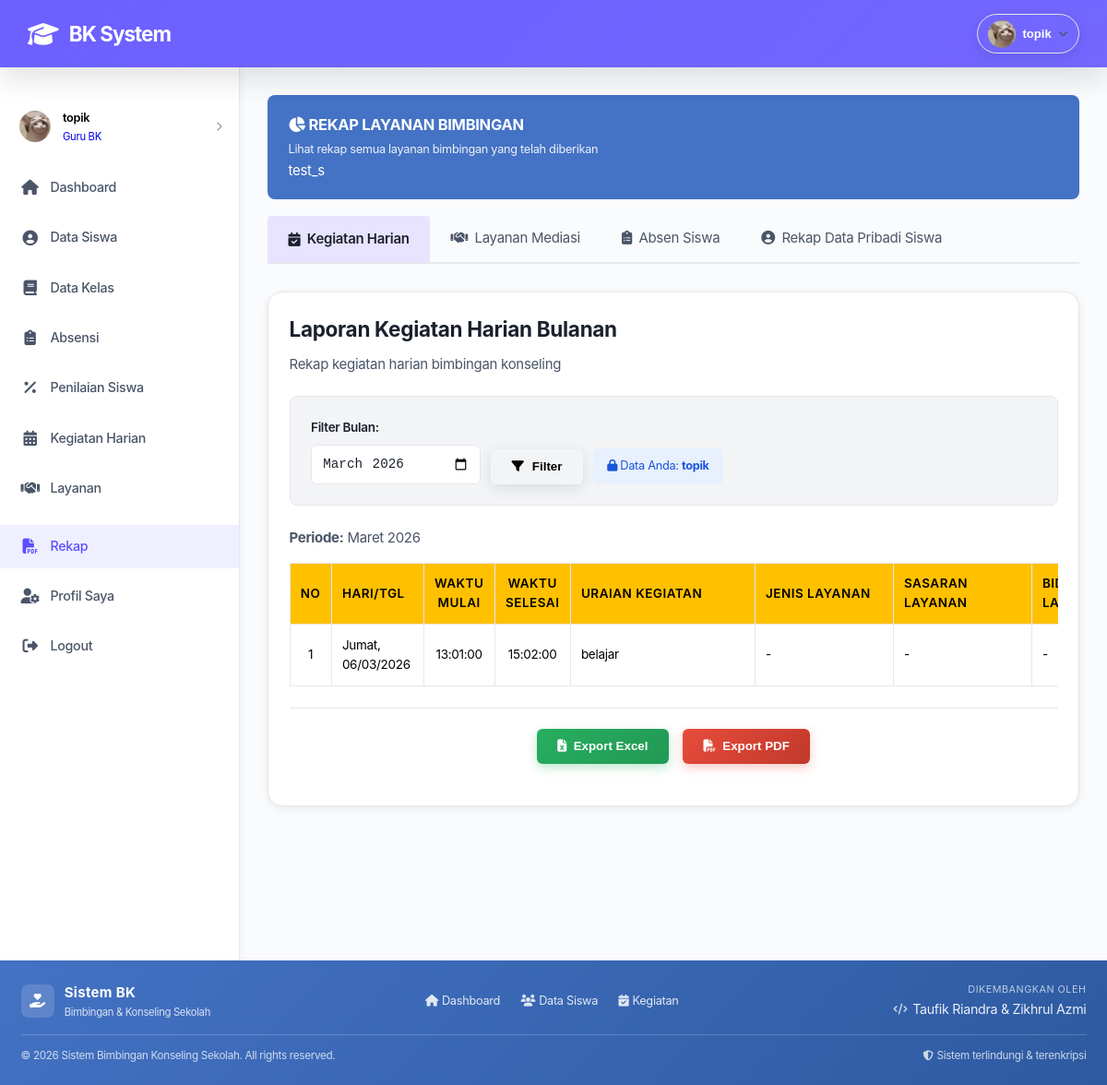
Page /frontend/pages/rekap/rekap.php (signed in) on the committed database.
### tables this page shows
CREATE TABLE IF NOT EXISTS `sekolah` (
  `id_sekolah` int NOT NULL AUTO_INCREMENT,
  `nama_sekolah` varchar(200) NOT NULL,
  `alamat` text,
  `created_at` timestamp NOT NULL DEFAULT CURRENT_TIMESTAMP,
  `kelas` varchar(50) DEFAULT NULL,
  `pemerintah` varchar(150) DEFAULT NULL,
  `dinas` varchar(150) DEFAULT NULL,
  `jalan` varchar(200) DEFAULT NULL,
  `kepala_sekolah` varchar(150) DEFAULT NULL,
  `nip_kepala_sekolah` varchar(50) DEFAULT NULL,
  `tahun_ajaran` varchar(20) DEFAULT NULL,
  PRIMARY KEY (`id_sekolah`)
);

CREATE TABLE IF NOT EXISTS `guru_bk` (
  `id_guru_bk` int NOT NULL AUTO_INCREMENT,
  `id_user` int NOT NULL,
  `nip` varchar(50) NOT NULL,
  `nama` varchar(150) NOT NULL,
  `no_telp` varchar(20) DEFAULT NULL,
  `foto` varchar(255) DEFAULT NULL,
  `created_at` timestamp NOT NULL DEFAULT CURRENT_TIMESTAMP,
  `updated_at` timestamp NOT NULL DEFAULT CURRENT_TIMESTAMP ON UPDATE CURRENT_TIMESTAMP,
  PRIMARY KEY (`id_guru_bk`),
  UNIQUE KEY `id_user` (`id_user`),
  UNIQUE KEY `nip` (`nip`),
  CONSTRAINT `fk_guru_bk_user` FOREIGN KEY (`id_user`) REFERENCES `users` (`id_user`) ON DELETE CASCADE
);

CREATE TABLE IF NOT EXISTS `kegiatan_harian` (
  `id_kegiatan` int NOT NULL AUTO_INCREMENT,
  `id_guru_bk` int DEFAULT NULL,
  `tanggal` date DEFAULT NULL,
  `waktu_mulai` time DEFAULT NULL,
  `waktu_selesai` time DEFAULT NULL,
  `uraian_kegiatan` text,
  `jenis_layanan` varchar(255) DEFAULT NULL,
  `sasaran_layanan` varchar(255) DEFAULT NULL,
  `bidang_kode_layanan` varchar(255) DEFAULT NULL,
  `hasil` text,
  `keterangan` varchar(255) DEFAULT NULL,
  `created_at` timestamp NULL DEFAULT CURRENT_TIMESTAMP,
  `updated_at` timestamp NULL DEFAULT CURRENT_TIMESTAMP ON UPDATE CURRENT_TIMESTAMP,
  PRIMARY KEY (`id_kegiatan`),
  KEY `fk_kegiatan_guru_bk` (`id_guru_bk`),
  CONSTRAINT `fk_kegiatan_guru_bk` FOREIGN KEY (`id_guru_bk`) REFERENCES `guru_bk` (`id_guru_bk`) ON DELETE CASCADE
);

### backend/config/auth_helper.php (called while the page is built, shortened)
<?php
function isAdmin(): bool {
    return isset($_SESSION['role']) && $_SESSION['role'] === 'admin';
}
function getSessionGuruBkId(): ?int {
    if (isset($_SESSION['id_guru_bk']) && $_SESSION['id_guru_bk']) {
        return (int)$_SESSION['id_guru_bk'];
    }
    return null;
}

### frontend/pages/rekap/kegiatan_harian_content.php (the view, shortened to what this page needs)
<?php
$conn = $GLOBALS['conn'] ?? null;
require_once "../../../backend/config/auth_helper.php";
if (!function_exists('formatDateIndonesian')) {
    function formatDateIndonesian($dateString) {
        $months_id = ['','Januari','Februari','Maret','April','Mei','Juni',
                      'Juli','Agustus','September','Oktober','November','Desember'];
        $parts = explode('-', $dateString);
        return $months_id[intval($parts[1])] . ' ' . $parts[0];
    }
}
$current_month = date('Y-m');
$selected_month = isset($_GET['month']) ? $_GET['month'] : $current_month;
if (isAdmin()) {
    $selected_guru_bk_id = isset($_GET['guru_bk']) ? intval($_GET['guru_bk']) : null;
} else {
    $selected_guru_bk_id = getSessionGuruBkId();
}
$selected_guru_bk = null;
if ($selected_guru_bk_id) {
    $gq = mysqli_query($conn, "SELECT id_guru_bk, nama, nip FROM guru_bk WHERE id_guru_bk = $selected_guru_bk_id");
    if ($gq && $row = mysqli_fetch_assoc($gq)) {
        $selected_guru_bk = $row;
    }
}
$guru_bk_list = [];
if ($selected_guru_bk_id) {
    $query = "SELECT kh.*, gb.nama as guru_bk_nama, gb.nip as guru_bk_nip
              FROM kegiatan_harian kh
              LEFT JOIN guru_bk gb ON kh.id_guru_bk = gb.id_guru_bk
              WHERE kh.id_guru_bk = $selected_guru_bk_id
              AND DATE_FORMAT(kh.tanggal, '%Y-%m') = '$selected_month'
              ORDER BY kh.tanggal DESC, kh.waktu_mulai ASC";
} else {
    $query = "SELECT kh.*, gb.nama as guru_bk_nama, gb.nip as guru_bk_nip
              FROM kegiatan_harian kh
              LEFT JOIN guru_bk gb ON kh.id_guru_bk = gb.id_guru_bk
              WHERE DATE_FORMAT(kh.tanggal, '%Y-%m') = '$selected_month'
              ORDER BY kh.tanggal DESC, kh.waktu_mulai ASC";
}
$kegiatan_data = [];
$result = mysqli_query($conn, $query);
if ($result) {
    while ($row = mysqli_fetch_assoc($result)) {
        $kegiatan_data[] = $row;
    }
}
?>
<div style="margin-bottom:1.5rem">
    <h2 style="margin-bottom:0.5rem;color:var(--brand)">Laporan Kegiatan Harian Bulanan</h2>
    <p style="color:var(--text-light);margin:0">Rekap kegiatan harian bimbingan konseling</p>
</div>
<div style="margin-bottom:1.5rem;padding:1.5rem;background:var(--bg-secondary);border-radius:8px;border:1px solid var(--border)">
    <?php if (isAdmin()): ?>
    <label style="font-weight:600;display:block;margin-bottom:0.75rem">Filter:</label>
    <div style="display:flex;gap:0.75rem;align-items:flex-start;flex-wrap:wrap">
        <input type="month" id="filterMonth" value="<?= $selected_month ?>"
               style="padding:0.75rem;border:1px solid var(--border);border-radius:6px;font-size:0.95rem">
        <select id="filterGuruBK"
                style="padding:0.75rem;border:1px solid var(--border);border-radius:6px;font-size:0.95rem;min-width:300px">
            <option value="">-- Semua Guru BK --</option>
            <?php foreach ($guru_bk_list as $guru): ?>
                <option value="<?= $guru['id_guru_bk'] ?>"
                    <?= $selected_guru_bk_id === $guru['id_guru_bk'] ? 'selected' : '' ?>>
                    <?= htmlspecialchars($guru['nama']) ?> (<?= $guru['nip'] ?>)
                </option>
            <?php endforeach; ?>
        </select>
        <button onclick="applyFilterKegiatan()"
                style="padding:0.75rem 1.5rem;background:var(--brand);color:black;border:none;border-radius:6px;cursor:pointer;font-weight:600">
            <i class="fas fa-filter"></i> Filter
        </button>
    </div>
    <?php else: ?>
    <div style="display:flex;gap:0.75rem;align-items:center;flex-wrap:wrap">
        <div>
            <label style="font-weight:600;display:block;margin-bottom:0.5rem;font-size:0.9rem">Filter Bulan:</label>
            <input type="month" id="filterMonth" value="<?= $selected_month ?>"
                   style="padding:0.75rem;border:1px solid var(--border);border-radius:6px;font-size:0.95rem">
        </div>
        <div style="align-self:flex-end">
            <button onclick="applyFilterKegiatan()"
                    style="padding:0.75rem 1.5rem;background:var(--brand);color:black;border:none;border-radius:6px;cursor:pointer;font-weight:600">
                <i class="fas fa-filter"></i> Filter
            </button>
        </div>
        <div style="align-self:flex-end;padding:0.6rem 1rem;background:#e8f0fe;border-left:4px solid var(--brand);border-radius:6px;font-size:0.85rem;color:#1a56db">
            <i class="fas fa-lock"></i> Data Anda: <strong><?= htmlspecialchars($selected_guru_bk['nama'] ?? '-') ?></strong>
        </div>
    </div>
    <?php endif; ?>
</div>
<div style="overflow-x:auto">
    <p style="color:var(--text-light);margin-bottom:1rem">
        <strong>Periode:</strong> <?= htmlspecialchars(formatDateIndonesian($selected_month)) ?>
    </p>
    <table style="width:100%;border-collapse:collapse;font-size:0.9rem">
        <thead style="background:#FFC000;color:black;font-weight:600">
            <tr>
                <th style="padding:0.75rem;text-align:center;border:1px solid var(--border);width:40px;color:black">No</th>
                <th style="padding:0.75rem;text-align:left;border:1px solid var(--border);min-width:100px;color:black">Hari/Tgl</th>
                <th style="padding:0.75rem;text-align:center;border:1px solid var(--border);width:80px;color:black">Waktu Mulai</th>
                <th style="padding:0.75rem;text-align:center;border:1px solid var(--border);width:80px;color:black">Waktu Selesai</th>
                <th style="padding:0.75rem;text-align:left;border:1px solid var(--border);min-width:200px;color:black">Uraian Kegiatan</th>
                <th style="padding:0.75rem;text-align:left;border:1px solid var(--border);min-width:150px;color:black">Jenis Layanan</th>
                <th style="padding:0.75rem;text-align:left;border:1px solid var(--border);min-width:150px;color:black">Sasaran Layanan</th>
                <th style="padding:0.75rem;text-align:left;border:1px solid var(--border);min-width:150px;color:black">Bidang/Kode Layanan</th>
            </tr>
        </thead>
        <tbody>
            <?php if (empty($kegiatan_data)): ?>
                <tr>
                    <td colspan="<?= $selected_guru_bk_id ? '8' : '9' ?>"
                        style="padding:1.5rem;text-align:center;color:var(--text-light)">
                        Belum ada data kegiatan untuk periode ini
                    </td>
                </tr>
            <?php else:
                $no = 1;
                foreach ($kegiatan_data as $kegiatan):
                    $tanggal  = new DateTime($kegiatan['tanggal']);
                    $hari     = ['Minggu','Senin','Selasa','Rabu','Kamis','Jumat','Sabtu'][$tanggal->format('w')];
                    $hari_tgl = $hari . ', ' . $tanggal->format('d/m/Y');
            ?>
                <tr style="border-bottom:1px solid var(--border)">
                    <td style="padding:0.75rem;text-align:center;border:1px solid var(--border);color:black !important"><?= $no++ ?></td>
                    <td style="padding:0.75rem;border:1px solid var(--border);color:black !important"><?= $hari_tgl ?></td>
                    <td style="padding:0.75rem;text-align:center;border:1px solid var(--border);color:black !important"><?= $kegiatan['waktu_mulai'] ?: '-' ?></td>
                    <td style="padding:0.75rem;text-align:center;border:1px solid var(--border);color:black !important"><?= $kegiatan['waktu_selesai'] ?: '-' ?></td>
                    <td style="padding:0.75rem;border:1px solid var(--border);color:black !important"><?= htmlspecialchars($kegiatan['uraian_kegiatan'] ?? '') ?: '-' ?></td>
                    <td style="padding:0.75rem;border:1px solid var(--border);color:black !important"><?= htmlspecialchars($kegiatan['jenis_layanan'] ?? '') ?: '-' ?></td>
                    <td style="padding:0.75rem;border:1px solid var(--border);color:black !important"><?= htmlspecialchars($kegiatan['sasaran_layanan'] ?? '') ?: '-' ?></td>
                    <td style="padding:0.75rem;border:1px solid var(--border);color:black !important"><?= htmlspecialchars($kegiatan['bidang_kode_layanan'] ?? '') ?: '-' ?></td>
                </tr>
            <?php endforeach; endif; ?>
        </tbody>
    </table>
</div>
<div style="padding:1.5rem;text-align:center;border-top:1px solid var(--border);display:flex;gap:1rem;justify-content:center;flex-wrap:wrap;margin-top:1.5rem">
    <button onclick="exportKegiatanExcel()"
            style="padding:0.75rem 1.5rem;background:linear-gradient(135deg,#27ae60 0%,#229954 100%);color:white;border:none;border-radius:6px;cursor:pointer;font-weight:600;display:flex;align-items:center;gap:0.5rem;box-shadow:0 4px 12px rgba(39,174,96,0.3)">
        <i class="fas fa-file-excel"></i> Export Excel
    </button>
    <button onclick="exportKegiatanPdf()"
            style="padding:0.75rem 1.5rem;background:linear-gradient(135deg,#e74c3c 0%,#c0392b 100%);color:white;border:none;border-radius:6px;cursor:pointer;font-weight:600;display:flex;align-items:center;gap:0.5rem;box-shadow:0 4px 12px rgba(231,76,60,0.3)">
        <i class="fas fa-file-pdf"></i> Export PDF
    </button>
</div>

### frontend/pages/rekap/rekap.php (shortened to what this page needs)
<?php
include "../../../backend/config/database.php";
include "../../layouts/header.php";
include "../../layouts/sidebar.php";
$tab = isset($_GET['tab']) ? $_GET['tab'] : 'kegiatan_harian';
$sekolah_result = mysqli_query($conn, "SELECT * FROM sekolah LIMIT 1");
$data_sekolah = mysqli_fetch_assoc($sekolah_result);
?>
    <div style="background:var(--brand,#4472C4);color:white;padding:1.25rem 1.5rem;border-radius:8px;margin-bottom:1.25rem">
        <h2 style="margin:0 0 4px;font-size:1.1rem;font-weight:700">
            <i class="fas fa-chart-pie"></i> REKAP LAYANAN BIMBINGAN
        </h2>
        <p style="margin:0;font-size:.85rem;opacity:.9">Lihat rekap semua layanan bimbingan yang telah diberikan</p>
        <p>
			<?= htmlspecialchars($data_sekolah['nama_sekolah'] ?? 'Sekolah') ?>
		</p>
    </div>
    <div style="display:flex;gap:0;margin-bottom:2rem;border-bottom:2px solid var(--border);flex-wrap:wrap">
        <a href="?tab=kegiatan_harian"
           style="padding:0.75rem 1.5rem;text-decoration:none;display:flex;align-items:center;gap:0.5rem;
                  color:<?= $tab === 'kegiatan_harian' ? 'var(--brand)' : 'var(--text-light)' ?>;
                  background-color:<?= $tab === 'kegiatan_harian' ? '#E8E4FF' : 'transparent' ?>;
                  border-bottom:3px solid <?= $tab === 'kegiatan_harian' ? 'var(--brand)' : 'transparent' ?>;
                  cursor:pointer;
                  font-weight:<?= $tab === 'kegiatan_harian' ? '600' : 'normal' ?>;
                  border-radius:4px 4px 0 0">
            <i class="fas fa-calendar-check"></i> Kegiatan Harian
        </a>
        <a href="?tab=layanan_mediasi"
           style="padding:0.75rem 1.5rem;text-decoration:none;display:flex;align-items:center;gap:0.5rem;
                  color:<?= $tab === 'layanan_mediasi' ? 'var(--brand)' : 'var(--text-light)' ?>;
                  background-color:<?= $tab === 'layanan_mediasi' ? '#E8E4FF' : 'transparent' ?>;
                  border-bottom:3px solid <?= $tab === 'layanan_mediasi' ? 'var(--brand)' : 'transparent' ?>;
                  cursor:pointer;
                  font-weight:<?= $tab === 'layanan_mediasi' ? '600' : 'normal' ?>;
                  border-radius:4px 4px 0 0">
            <i class="fas fa-handshake"></i> Layanan Mediasi
        </a>
		<a href="?tab=rekap_absen"
           style="padding:0.75rem 1.5rem;text-decoration:none;display:flex;align-items:center;gap:0.5rem;
                  color:<?= $tab === 'rekap_absen' ? 'var(--brand)' : 'var(--text-light)' ?>;
                  background-color:<?= $tab === 'rekap_absen' ? '#E8E4FF' : 'transparent' ?>;
                  border-bottom:3px solid <?= $tab === 'rekap_absen' ? 'var(--brand)' : 'transparent' ?>;
                  cursor:pointer;
                  font-weight:<?= $tab === 'rekap_absen' ? '600' : 'normal' ?>;
                  border-radius:4px 4px 0 0">
            <i class="fas fa-clipboard-list"></i> Absen Siswa
        </a>
		<a href="?tab=data_siswa_content"
           style="padding:0.75rem 1.5rem;text-decoration:none;display:flex;align-items:center;gap:0.5rem;
                  color:<?= $tab === 'data_siswa_content' ? 'var(--brand)' : 'var(--text-light)' ?>;
                  background-color:<?= $tab === 'data_siswa_content' ? '#E8E4FF' : 'transparent' ?>;
                  border-bottom:3px solid <?= $tab === 'data_siswa_content' ? 'var(--brand)' : 'transparent' ?>;
                  cursor:pointer;
                  font-weight:<?= $tab === 'data_siswa_content' ? '600' : 'normal' ?>;
                  border-radius:4px 4px 0 0">
            <i class="fas fa-user-circle"></i> Rekap Data Pribadi Siswa
        </a>
    </div>
    <div class="card">
        <?php if ($tab === 'kegiatan_harian'): ?>
            <?php include 'kegiatan_harian_content.php'; ?>
        <?php elseif ($tab === 'rekap_absen'): ?>
            <?php include '../absensi/rekap_absen.php'; ?>
        <?php elseif ($tab === 'layanan_mediasi'): ?>
            <?php include 'layanan_mediasi_content.php'; ?>
		<?php elseif($tab === 'data_siswa_content'): ?>
			<?php include '../rekap/data_siswa_content.php'; ?>
        <?php endif; ?>
    </div>
</div>
<?php include "../../layouts/footer.php"; ?>

### rows in the picture
sekolah: nama_sekolah "test_s"
guru_bk: nama "topik"
kegiatan_harian: tanggal "Jumat, 06/03/2026", waktu_mulai "13:01:00", waktu_selesai "15:02:00", uraian_kegiatan "belajar", jenis_layanan "-", sasaran_layanan "-", bidang_kode_layanan "-"

### other values in the picture
$nama_display "topik"
$nama_guru "topik"
formatDateIndonesian($selected_month) "Maret 2026"
